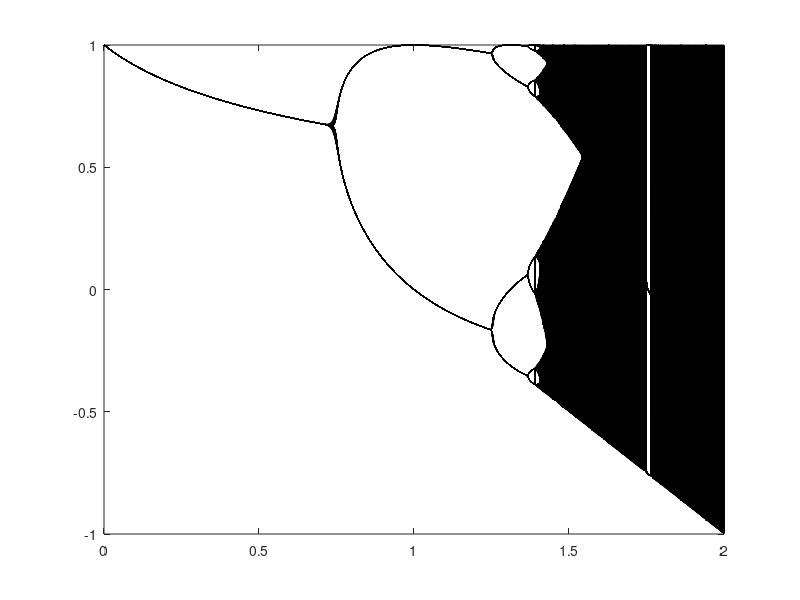

MATLAB code to generate this figure:
x0=abs(sin(randn));
lamda=0:0.001:2;
xn=x0;
for i=1:150
    xn=1-lamda.*xn.*xn;
end
for i=1:200
    xn=1-lamda.*xn.*xn;
    plot(lamda,xn,'k');
    hold on
end
